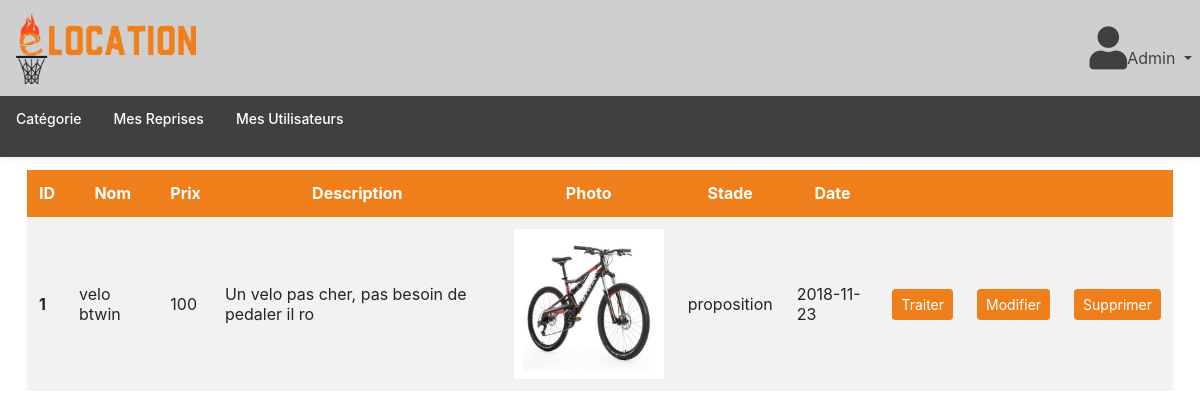
The page /index.php?page=accueil&&rub=reprises (signed in) on the database as committed earlier.
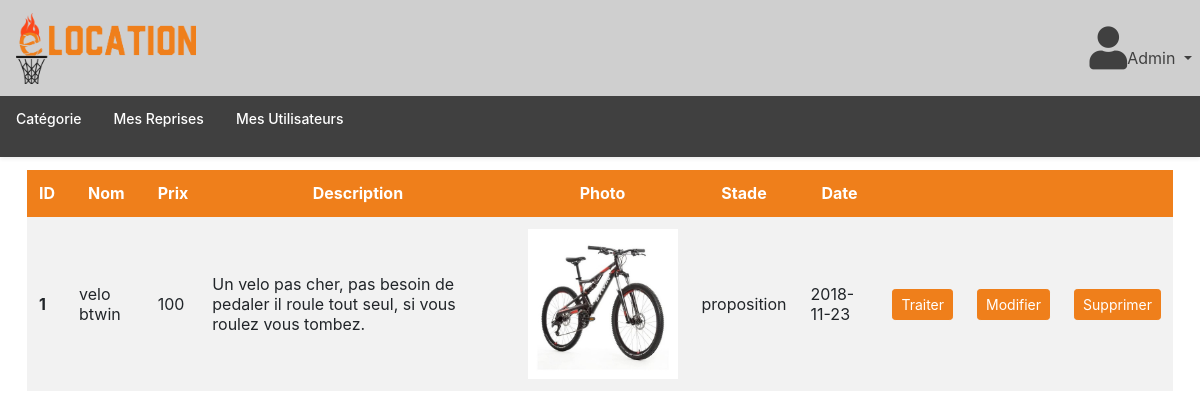
The same page on the database as committed later.
### tables this page shows
CREATE TABLE `ligne_proposition` (
  `id` int(11) NOT NULL,
  `nom` varchar(45) NOT NULL,
  `prix` int(11) NOT NULL,
  `description` text NOT NULL,
  `photo` blob NOT NULL,
  `stade` enum('proposition','offre','valide') NOT NULL DEFAULT 'proposition',
  `num_proposition_id` int(11) NOT NULL
);

CREATE TABLE `num_proposition` (
  `id` int(11) NOT NULL,
  `nom` varchar(45) NOT NULL,
  `date_propo` date NOT NULL,
  `utilisateur_id` int(11) NOT NULL
);

### models/requete.php (called while the page is built, shortened)
<?php
function affichage_reprise() {
    include('models/db_connect.php');
    $affichage_reprise = $bdd->query("SELECT ligne_proposition.id as ID,ligne_proposition.nom as Nom,ligne_proposition.prix as Prix,ligne_proposition.description as Description,ligne_proposition.photo as Photo,ligne_proposition.stade as Stade, num_proposition.date_propo as Date FROM `ligne_proposition` JOIN num_proposition ON ligne_proposition.num_proposition_id = num_proposition.id GROUP BY ligne_proposition.stade;");
    return($affichage_reprise);
}
?>

### views/template/mes_reprises.php (the view)
<div class="container" style="max-width: 98%;margin-top: 5%">
<p><h2>Mes Reprises</h2></p>
    <table class="table table-striped table-hover" style="align-center: auto;">
        <thead class="thead-dark">
            <tr>
                <th scope="col">ID</th>
                <th scope="col">Nom</th>
                <th scope="col">Prix</th>
                <th scope="col">Description</th>
                <th scope="col">Photo</th>
                <th scope="col">Stade</th>
                <th scope="col">Date</th>
                <th scope="col"></th>
                <th scope="col"></th>
                <th scope="col"></th>
            </tr>
        </thead>
        <tbody>
        <?php
    while($donneesAffichage = $affichage_reprise->fetch()){
        ?>
            <tr><th scope="row"><?php echo $donneesAffichage['ID']; ?></th>
            <td><?php echo $donneesAffichage['Nom']; ?></td>
            <td><?php echo $donneesAffichage['Prix']; ?></td>
            <td><?php echo $donneesAffichage['Description']; ?></td>
            <td><img src="views/template/vbtwin1.jpg" style="width: 150px;height: 150px;"></td>
            <td><?php echo $donneesAffichage['Stade']; ?></td>
            <td><?php echo $donneesAffichage['Date']; ?></td>
            <td><button type="button" class="btn btn-danger btn-sm">Traiter</button></td>
            <td><button type="button" class="btn btn-danger btn-sm">Modifier</button></td>
            <td><button type="button" class="btn btn-danger btn-sm">Supprimer</button></td>
            </tr>
            <?php
    }
    ?>
        </tbody>
    </table>
</div>

### index.php (shortened to what this page needs)
<link rel='stylesheet' href='views/librairies/bootstrap.min.css'>
<link rel='stylesheet' href='views/librairies/font_awesome.css'>
<link rel='stylesheet' href="views/librairies/offcanvas.css">
<?php
if(isset($_GET['page'])) {
  switch($_GET['page']):
    case 'accueil';
	include 'controllers/redirection_user.php';
        break;
    default: ?>
    <center><img style="width:90%" src="http://cdn2.hubspot.net/hubfs/53/404-error-page-examples.jpeg" > <?php
  endswitch;
} else {
    include 'controllers/handling_data/home.php';
}
?>

### views/template/nav.php (shortened to what this page needs)
<nav class="navbar navbar-expand-md navbar-dark bg-dark fixed-top" >
  <a class="navbar-brand" href="index.php" style="width:90px;height: 80px">
    <img src="views/template/eLocation.png" width="200%">
  </a>
  <div class="collapse navbar-collapse" id="navbarsExampleDefault"  >
    <ul class="navbar-nav mr-auto" style="position:absolute;right:0px">
      <li class="nav-item dropdown">
         <a class="nav-link dropdown-toggle" href="https://example.com/" id="dropdown01" data-toggle="dropdown" aria-haspopup="true" aria-expanded="false"><i style="font-size: 43px" class="fas fa-user"></i><?php if(!isset($_SESSION['compte'])) { echo "Mon compte"; }else{ echo $_SESSION['pseudo']; } ?> </a>
      </li>
    </ul>
  </div>
</nav>

### controllers/redirection_user.php (shortened to what this page needs)
<?php
include('models/requete.php');
include 'views/template/nav.php';
include 'views/template/rubrique.php';
include_once 'models/requete.php';
if(!isset($_SESSION['compte']) || $_SESSION['compte'] == 'utilisateur' ) {
	if(isset($_SESSION['compte'])) {
	$rubrique=array("cat"=>"Catégorie","loc"=>"Mes Locations","vendre"=>"Vendre");
	}else{
	$rubrique=array("cat"=>"Catégorie","loc"=>"Mes Locations");
	}
	$article = mes_articles();
	rubriques($rubrique, $article);
	if($_GET['rub'] == 'cat' ) {
		include 'views/div/affichage_article.php';
		sidebar($article);
		if (!isset($_GET['cat'])) {
		$affiche = afficher_art_toute_categorie();
		affichage_article($affiche);
		}elseif($_GET['cat'] == 'foot') {
		$affiche = mes_articles_de_ma_cat();
		affichage_article($affiche);
		}elseif($_GET['cat'] == 'handball') {
		$affiche = mes_articles_de_ma_cat();
		affichage_article($affiche);
		}elseif($_GET['cat'] == 'basket') {
		$affiche = mes_articles_de_ma_cat();
		affichage_article($affiche);
		}elseif($_GET['cat'] == 'autre') {
		$affiche = mes_articles_de_ma_cat();
		affichage_article($affiche);
		}
	} elseif ($_GET['rub'] == 'loc') {
		echo "ici, seront visible nos loc";
	} elseif ($_GET['rub'] == 'vendre') {
		include 'views/div/form_proposition_vente.php';
	}
} else if($_SESSION['compte'] == 'admin') {
	$rubrique=array("cat"=>"Catégorie","reprises"=>"Mes Reprises","uti"=>"Mes Utilisateurs");
	$article = mes_articles();
	rubriques($rubrique, $article);
	if($_GET['rub'] == 'cat' ) {
		include 'views/div/affichage_article.php';
		sidebar($article);
		if (!isset($_GET['cat'])) {
		$affiche = afficher_art_toute_categorie();
		affichage_article($affiche);
		}elseif($_GET['cat'] == 'foot') {
		$affiche = mes_articles_de_ma_cat();
		affichage_article($affiche);
		}elseif($_GET['cat'] == 'handball') {
		$affiche = mes_articles_de_ma_cat();
		affichage_article($affiche);
		}elseif($_GET['cat'] == 'basket') {
		$affiche = mes_articles_de_ma_cat();
		affichage_article($affiche);
		}elseif($_GET['cat'] == 'autre') {
		$affiche = mes_articles_de_ma_cat();
		affichage_article($affiche);
		}
	}elseif ($_GET['rub'] == 'reprises') {
		$affichage_reprise = affichage_reprise();
		include('views/template/mes_reprises.php');
	}elseif ($_GET['rub'] == 'uti') {
		$affichage_utilisateur = affichage_utilisateur();
		include('views/template/mes_utilisateurs.php');
	}
}
?>

### views/template/rubrique.php (shortened to what this page needs)
<?php
function rubriques ($rubrique, $article) { ?>
<div class="nav-scroller bg-white shadow-sm" style="margin-top: 40px; position: fixed;width: 100%;z-index: 51;">
      <nav class="nav nav-underline" style="">
      	<ul style="margin: 0px; padding: 0px;list-style: none;">
      	<?php
      	foreach ($rubrique as $key => $value) {
      		if ($value == "Catégorie") { ?>
	      		<li style="float: left;text-align: center;" ><a class="nav-link active" href="index.php?page=accueil&&rub=cat" > <?=$value?></a>
				</li>
      		<?php
      		 }else{ ?>
      		<li style="float: left;text-align: center;"><a class="nav-link active" href="index.php?page=accueil&&rub=<?= $key?>" > <?=$value?></a></li>
      	<?php
      		 }
      	}
		?>
    	</ul>
     </nav>
</div>
<?php
}
?>

### views/librairies/offcanvas.css (style rules this page uses)
html, body { overflow-x: hidden; }
body { padding-top: 56px; }
.nav-scroller { position: relative; z-index: 2; overflow-y: hidden; }
.nav-scroller .nav { display: -ms-flexbox; display: flex; -ms-flex-wrap: nowrap; flex-wrap: nowrap; padding-bottom: 1rem; margin-top: 0px; overflow-x: auto; color: rgba(255, 255, 255, .75); text-align: center; white-space: nowrap; -webkit-overflow-scrolling: touch; }
.nav-underline .nav-link { padding-top: .75rem; padding-bottom: .75rem; font-size: .875rem; color: #6c757d; }
.nav-underline .active { font-weight: 500; color: #fff; }

Rows that differ between the two databases and show on the page:
changed ligne_proposition "velo btwin": description "Un velo pas cher, pas besoin de pedaler il ro" → "Un velo pas cher, pas besoin de pedaler il roule tout seul, si vous roulez vous tombez."
